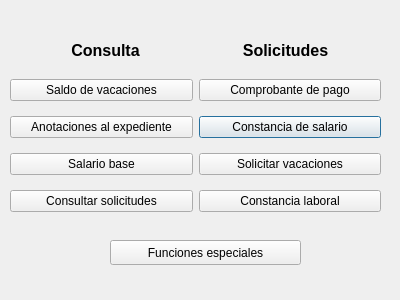
<?xml version="1.0" encoding="UTF-8"?>
<ui version="4.0">
 <class>initial</class>
 <widget class="QDialog" name="initial">
  <property name="geometry">
   <rect>
    <x>0</x>
    <y>0</y>
    <width>400</width>
    <height>300</height>
   </rect>
  </property>
  <property name="windowTitle">
   <string>Dialog</string>
  </property>
  <widget class="QLabel" name="label_2">
   <property name="geometry">
    <rect>
     <x>240</x>
     <y>30</y>
     <width>91</width>
     <height>41</height>
    </rect>
   </property>
   <property name="font">
    <font>
     <pointsize>12</pointsize>
     <bold>true</bold>
    </font>
   </property>
   <property name="text">
    <string>Solicitudes</string>
   </property>
   <property name="textFormat">
    <enum>Qt::PlainText</enum>
   </property>
   <property name="alignment">
    <set>Qt::AlignCenter</set>
   </property>
  </widget>
  <widget class="QLabel" name="label">
   <property name="geometry">
    <rect>
     <x>60</x>
     <y>30</y>
     <width>91</width>
     <height>41</height>
    </rect>
   </property>
   <property name="font">
    <font>
     <pointsize>12</pointsize>
     <bold>true</bold>
    </font>
   </property>
   <property name="text">
    <string>Consulta</string>
   </property>
   <property name="textFormat">
    <enum>Qt::PlainText</enum>
   </property>
   <property name="alignment">
    <set>Qt::AlignCenter</set>
   </property>
  </widget>
  <widget class="QWidget" name="gridLayoutWidget">
   <property name="geometry">
    <rect>
     <x>10</x>
     <y>70</y>
     <width>371</width>
     <height>151</height>
    </rect>
   </property>
   <layout class="QGridLayout" name="gridLayout">
    <item row="1" column="1">
     <widget class="QPushButton" name="pushButton_4">
      <property name="text">
       <string>Constancia de salario</string>
      </property>
     </widget>
    </item>
    <item row="0" column="1">
     <widget class="QPushButton" name="pushButton_2">
      <property name="text">
       <string>Comprobante de pago</string>
      </property>
     </widget>
    </item>
    <item row="3" column="1">
     <widget class="QPushButton" name="pushButton_8">
      <property name="text">
       <string>Constancia laboral</string>
      </property>
     </widget>
    </item>
    <item row="2" column="1">
     <widget class="QPushButton" name="pushButton_6">
      <property name="text">
       <string>Solicitar vacaciones</string>
      </property>
     </widget>
    </item>
    <item row="2" column="0">
     <widget class="QPushButton" name="pushButton_5">
      <property name="text">
       <string>Salario base</string>
      </property>
     </widget>
    </item>
    <item row="3" column="0">
     <widget class="QPushButton" name="pushButton_7">
      <property name="text">
       <string>Consultar solicitudes</string>
      </property>
     </widget>
    </item>
    <item row="1" column="0">
     <widget class="QPushButton" name="pushButton_3">
      <property name="text">
       <string>Anotaciones al expediente</string>
      </property>
     </widget>
    </item>
    <item row="0" column="0">
     <widget class="QPushButton" name="pushButton">
      <property name="text">
       <string>Saldo de vacaciones</string>
      </property>
     </widget>
    </item>
   </layout>
  </widget>
  <widget class="QPushButton" name="pushButton_9">
   <property name="geometry">
    <rect>
     <x>110</x>
     <y>240</y>
     <width>191</width>
     <height>25</height>
    </rect>
   </property>
   <property name="text">
    <string>Funciones especiales</string>
   </property>
  </widget>
 </widget>
 <resources/>
 <connections/>
</ui>
